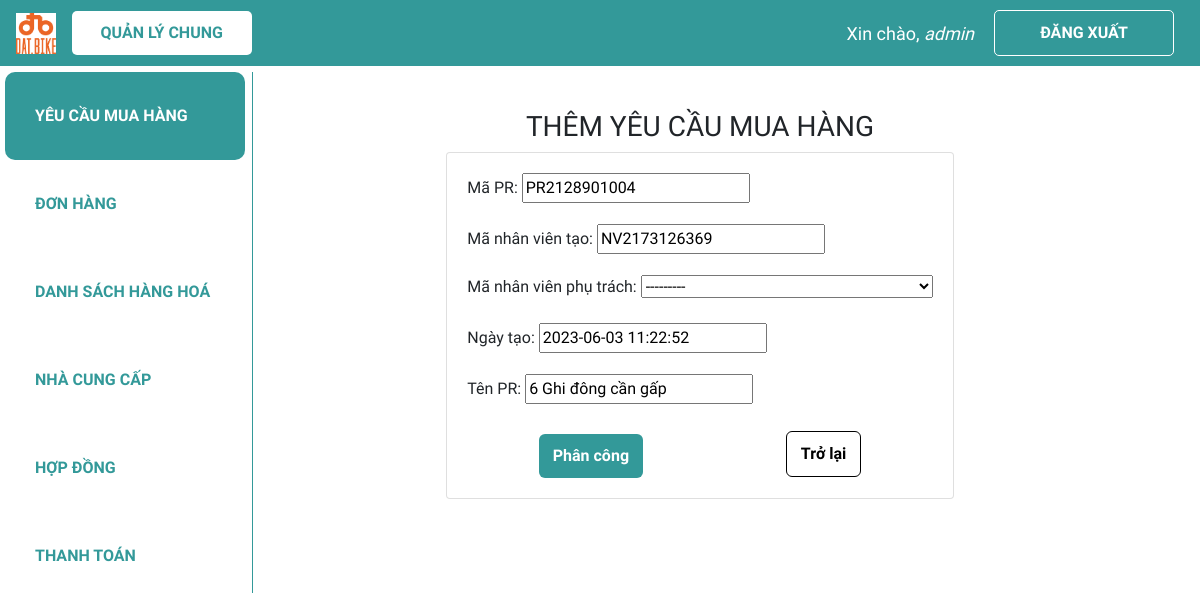
Screenshot of /phancong_pr/PR2128901004 (signed in) with the database file from the repository.
### web_core/models.py (models this page shows, shortened)
class PR(models.Model):
    danh_muc_trang_thai = (
        ('Chờ phân công', 'Chờ phân công'),
        ('Đang thực hiện', 'Đang thực hiện'),
        ('Đã hoàn thành', 'Đã hoàn thành'),
    )
    ma_PR = ShortUUIDField(
        verbose_name='Mã PR',
        length=10,
        max_length=12,
        prefix="PR",
        alphabet="0123456789",
        primary_key=True
    )
    ma_nhan_vien_tao = models.ForeignKey(NHANVIEN, on_delete = models.CASCADE, verbose_name = 'Mã nhân viên tạo', related_name = 'nv_tao_PR', blank=True, null=True)
    ma_nhan_vien_phu_trach = models.ForeignKey(NHANVIEN, on_delete = models.SET_NULL, verbose_name = 'Mã nhân viên phụ trách',  related_name = 'nv_phutrach_PR', blank=True, null=True)
    ngay_tao = models.DateTimeField('Ngày tạo', default = datetime.now)
    ngay_cap_nhat = models.DateField('Ngày cập nhật', default = datetime.now)
    ten_PR = models.CharField('Tên PR', max_length = 300)
    trang_thai = models.CharField('Trạng thái PR', max_length = 100, choices=danh_muc_trang_thai, default='Chờ phân công',blank=True, null=True)

### web_core/decorators.py (the view)
        def wrapper_func(request, *args, **kwargs):
            group = None
            if request.user.groups.exists():
                group = request.user.groups.all()
            if len(group) > 2 and any(role.name in allowed_roles for role in group):
                return view_func(request, *args, **kwargs)
            elif group[0].name in allowed_roles:
                return view_func(request, *args, **kwargs)
            else:
                return HttpResponse('Not authorized')

### web_core/forms.py
class PR_phancong_form(ModelForm):
    class Meta:
        model = PR
        fields = '__all__'
        exclude = [
            'trang_thai',
            'ngay_cap_nhat',
            'ngay_tao,'
        ]
        widgets = {
            'ma_nhan_vien_tao': TextInput(
                attrs={'readonly': True}
            )
        }
    def __init__(self, *args, **kwargs):
        super(PR_phancong_form,self).__init__(*args, **kwargs)
        self.fields["ma_PR"].widget.attrs["readonly"] = True
        self.fields["ten_PR"].widget.attrs["readonly"] = True
        self.fields["ma_nhan_vien_phu_trach"].queryset = NHANVIEN.objects.filter(phong_ban='Thu mua', chuc_vu='Nhân viên')

### web_core/models.py (called while the page is built)
    def __str__(self):
        line = str(self.ma_NV) + ' | ' + str(self.ho_ten)
        return line

### web_core/templatetags/index.py (called while the page is built)
@register.filter
def first_group_name(user):
    groups = user.groups.all()
    if groups:
        return groups[0].name
    return ''

### web_core/views.py (called while the page is built)
@allowed_users(['quanly'])
@login_required(login_url='login')
def phancong_pr(request, ma_PR):
    if ma_PR is None:
        return redirect('/dspr')
    pr = PR.objects.get(ma_PR=ma_PR)
    form = PR_phancong_form(instance = pr)
    if request.method == 'POST':
        form = PR_phancong_form(request.POST, instance=pr)
        if form.is_valid():
            pr.ngay_cap_nhat = datetime.now()
            form.save()
            return redirect(f'/xem_pr/{ma_PR}')
    context = {'form':form}
    return render(request,'web_core/phancong_pr.html', context)

### web_core/templates/web_core/phancong_pr.html (shortened to what this page needs)
{% extends 'web_core/main.html' %}
{% block content %}
<div class="d-flex justify-content-center h-100" style="margin-top:20px;">
    <div class="user_card">
        <div class="d-flex justify-content-center">
            <h3 id="form-title" style="text-align: center;">THÊM YÊU CẦU MUA HÀNG</h3>
        </div>
        <div class="d-flex justify-content-center form_container">
            <div class="card card-body">
                <form action="" method="post">
                    {{form.as_p}}
                    <div class="form-btn">
                        <input type="submit" value="Phân công">
                        <a class='btn back-btn' href="{% url 'quanli_dspr' %}">Trở lại</a>
                    </div>
                </form>
            </div>
        </div>
    </div>
</div>
{% endblock %}

### web_core/templates/web_core/navbar.html (shortened to what this page needs)
{% load static %}
<nav class="navbar navbar-expand-lg my-navbar fixed-top">
    <a href="{% url 'home' %}">
        <img class="navbar-brand" alt="logo-brand" src="{% static 'images/logo.png' %}" height="50"
            style="padding-bottom: 4px" />
    </a>
    <div class="collapse navbar-collapse" id="navbarNav">
        {% with request.resolver_match.url_name as url_name %}
        <div class="navbar-nav">
            {% load index %}
            <a class="nav-item nav-link my-nav-item {% if 'quanli' in url_name %}my-nav-active{% endif %} nav-quanly"
                href="{% url 'quanli_dspr' %}">Quản lý chung</a>
        </div>
        {% endwith %}
    </div>
    {% with request.resolver_match.url_name as url_name %}
    {% if request.user.is_authenticated %}
    <span class="hello-msg">Xin chào, <span> {{request.user}} </span></span>
    <a class="nav-item nav-link my-nav-item my-btn" href="{% url 'logout' %}">Đăng xuất</a>
    {% else %}
    <a class="nav-item nav-link my-nav-item my-btn {% if url_name == 'login' %}my-nav-active{% endif %}"
        href="{% url 'login' %}">Đăng nhập</a>
    {% endif %}
    {% endwith %}
</nav>

### web_core/static/css/main.css (style rules this page uses)
* { font-family: 'Baloo 2', cursive; }
html, body { margin: 0; padding: 0; height: 100%; overflow-x: hidden; }

### web_core/templates/web_core/navbar.html (style rules this page uses)
.my-navbar.fixed-top { position: fixed; color: #fff; background-color: #399; z-index: 10; }
.my-nav-item { color: #fff; font-weight: bold; padding: 9.6px 16px !important; text-transform: uppercase; border-radius: 5px; width: 180px; text-align: center; }
.my-nav-active, .my-nav-active:hover { color: #399; background-color: #fff; }
.my-btn { border: 1px solid #fff; margin-right: 10px; }
.hello-msg { font-size: 18px; color: #fff; margin-right: 20px; }
.hello-msg>span { font-style: italic; }

### web_core/templates/web_core/phancong_pr.html (style rules this page uses)
input[type=submit] { font-weight: bold; background-color: #399; border-width: 0px; border-radius: 6px; color: white; padding: 10px 14px; margin: auto; margin-top: 5px; }
.btn.back-btn { font-weight: bold; background-color: white; border-color: black; border-radius: 6px; border-width: 1px; color: black; padding: 10px 14px; margin: auto; right: 0; }
.form-btn { padding-top: 1%; display: flex; justify-content: center; }

### rows the page displays
PR: ma_PR "PR2128901004", ma_nhan_vien_tao "NV2173126369", ma_nhan_vien_phu_trach "---------", ngay_tao "2023-06-03 11:22:52", ten_PR "6 Ghi đông cần gấp"

### other values shown
{{ request.user }} "admin"
